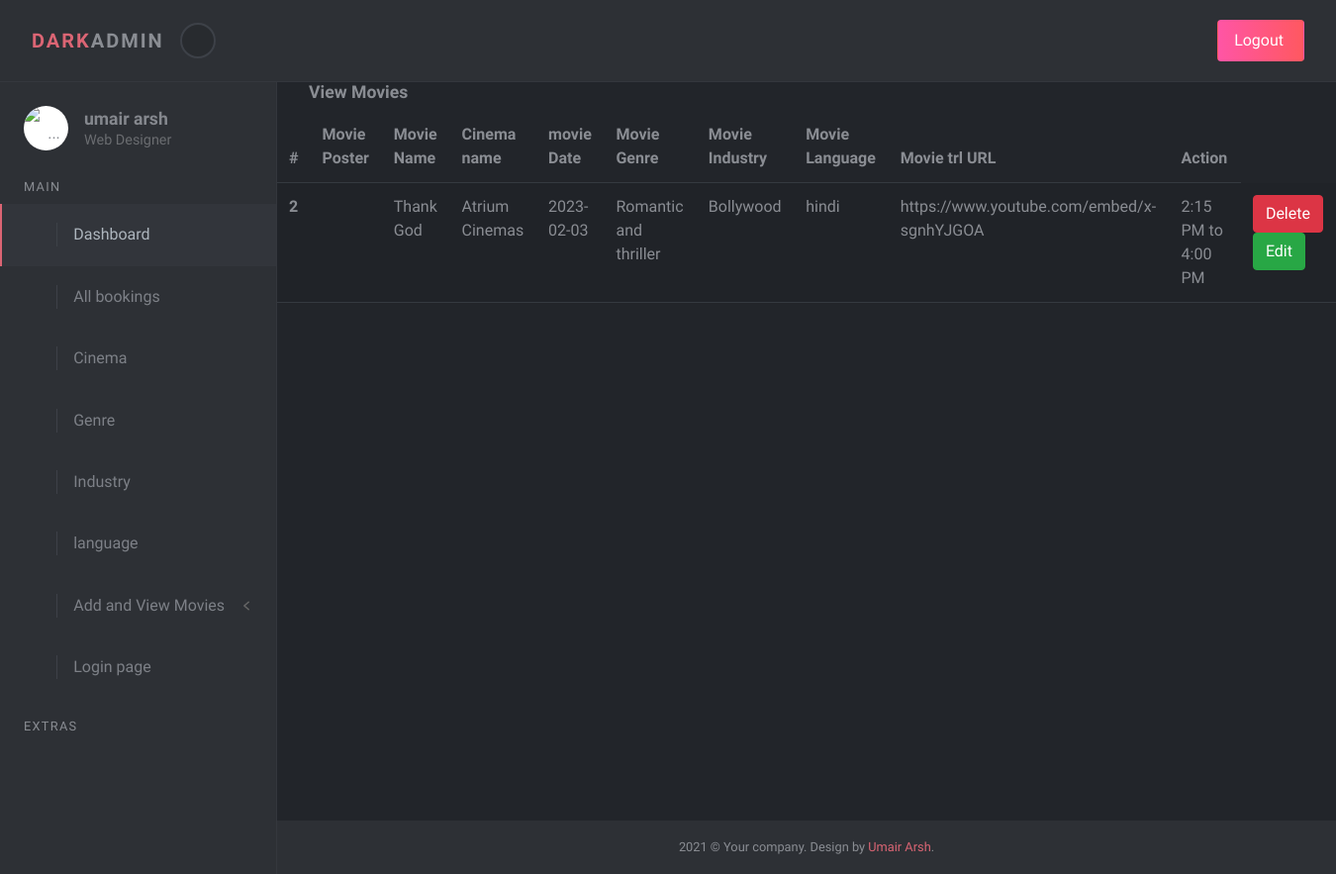
/ad/viewmovie.php, run on the app's committed database.
### tables this page shows
CREATE TABLE `tbladdmovie` (
  `movie_id` int(11) NOT NULL,
  `movie_name` varchar(50) NOT NULL,
  `cinema_id` int(11) NOT NULL,
  `date_id` int(11) NOT NULL,
  `genre_id` int(11) NOT NULL,
  `industry_id` int(11) NOT NULL,
  `language_id` int(11) NOT NULL,
  `movie_image` varchar(200) NOT NULL,
  `movie_trl_url` varchar(200) NOT NULL,
  `movie_time` varchar(200) NOT NULL
);

CREATE TABLE `tblcinema` (
  `cinema_id` int(11) NOT NULL,
  `cinema_name` text NOT NULL,
  `cinema_location` varchar(50) NOT NULL
);

CREATE TABLE `tbldate` (
  `date_id` int(11) NOT NULL,
  `cinema_date` date NOT NULL
);

CREATE TABLE `tblgenre` (
  `genre_id` int(11) NOT NULL,
  `genre_name` text NOT NULL
);

CREATE TABLE `tblindustry` (
  `industry_id` int(11) NOT NULL,
  `industry_name` text NOT NULL
);

CREATE TABLE `tbllanguage` (
  `language_id` int(11) NOT NULL,
  `language` text NOT NULL
);

### ad/viewmovie.php (the view, shortened to what this page needs)
<?php
include 'adh.php';
?>
<div class="page-content">
        <div class="page-header">
          <div class="container-fluid">
            <h2 class="h5 no-margin-bottom">View Movies</h2>
          </div>
        </div>
    <div class="col-lg-12">
        <div class="block">
        <div class="table-responsive">
                <table class="table table-striped table-hover">
                    <thead>
                        <tr>
                            <th>#</th>
                            <th>Movie Poster</th>
                            <th>Movie Name</th>
                            <th>Cinema name</th>
                            <th>movie Date</th>
                            <th>Movie Genre</th>
                            <th>Movie Industry</th>
                            <th>Movie Language</th>
                            <th>Movie trl URL</th>
                            <th>Action</th>
                        </tr>
                    </thead>
                        <?php
                        $select=mysqli_query($con,"select * from tbladdmovie");
                        foreach($select as $addmovie_data){
                        ?>
                          <tbody>
                             <tr>
                                <th scope="row">
                                    <?php echo $addmovie_data ['movie_id']?>
                                </th>
                             <td>
                             </td>
                             <td>
                                <?php echo $addmovie_data['movie_name']?>
                             </td>
                             <td>
                             <?php $select=mysqli_query($con,"select cinema_name from tblcinema where cinema_id='$addmovie_data[cinema_id]'");
                                foreach($select as $cinema_data){
                                    echo $cinema_data['cinema_name'];
                                }
                                ?>
                             </td>
                            <td>
                             <?php
                             $select=mysqli_query($con,"select cinema_date from tbldate where date_id='$addmovie_data[date_id]'");
                             foreach($select as $date_data){
                                echo $date_data['cinema_date'];
                             }
                             ?>
                             </td>
                             <td>
                             <?php
                             $select=mysqli_query($con,"select genre_name from tblgenre where genre_id='$addmovie_data[genre_id]'");
                             foreach($select as $genre_data){
                                echo $genre_data['genre_name'];
                             }
                            ?>
                             </td>
                             <td>
                                <?php
                             $select=mysqli_query($con,"select industry_name from tblindustry where industry_id='$addmovie_data[industry_id]'");
                             foreach($select as $industry_data){
                                echo $industry_data['industry_name'];
                             }
                            ?>
                             </td>
                             <td>
                             <?php
                             $select=mysqli_query($con,"select language from tbllanguage where language_id='$addmovie_data[language_id]'");
                             foreach($select as $language_data){
                                echo $language_data['language'];
                             }
                            ?>
                             </td>
                             <td>
                                <?php echo $addmovie_data['movie_trl_url']?>
                             </td>
                             <td>
                                <?php echo $addmovie_data['movie_time']?>
                             </td>
                             <td>
                             <a href="moviedel.php?B=<?php $addmovie_data['movie_id'];?>" class='btn btn-danger'>Delete</a>
                              <a href="movieedit.php?A=<?php $addmovie_data['movie_id'];?>" class="btn btn-success" >Edit</a>
                             </td>
                             </tr>
                          </tbody>
                          <?php
                        }
                        ?>
                    </table>
            </div>
        </div>
    </div>
<?php
include 'adf.php';
?>

### data on the page
tbladdmovie: movie_id "2", movie_name "Thank God", movie_trl_url "https://www.youtube.com/embed/x-sgnhYJGOA", movie_time "2:15 PM to 4:00 PM"
tblcinema: cinema_name "Atrium Cinemas"
tbldate: cinema_date "2023-02-03"
tblgenre: genre_name "Romantic and thriller"
tblindustry: industry_name "Bollywood"
tbllanguage: language "hindi"
